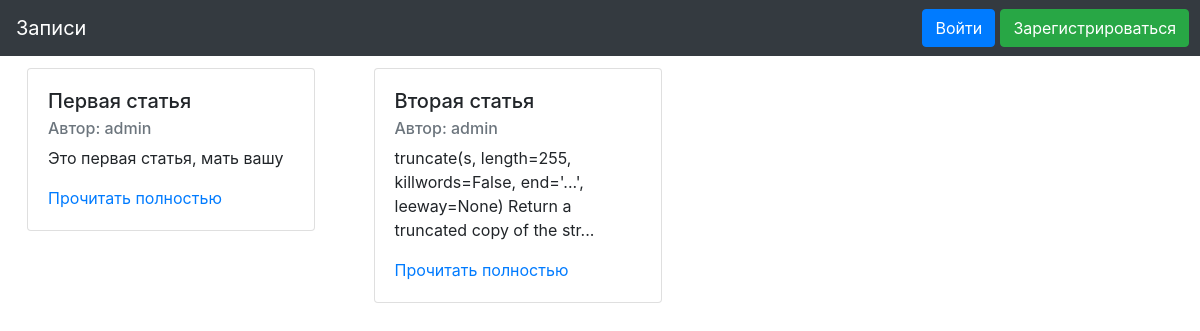
Before: / with the older database file.
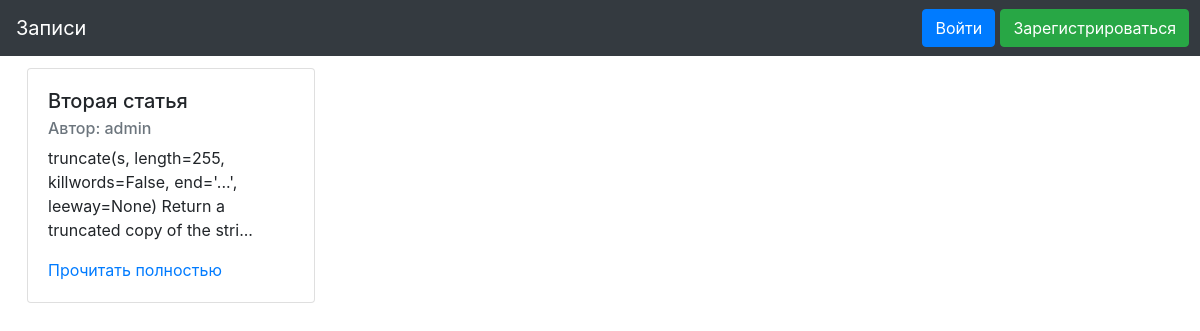
After: the same page with the newer database file.
### website/models.py (models this page shows, shortened)
class Posts(db.Model):
    id = db.Column(db.Integer, primary_key = True)
    title = db.Column(db.String(20), nullable = False)
    text = db.Column(db.String(255), nullable = False)
    author_name = db.Column(db.String(20), nullable = False)
    author_id = db.Column(db.Integer, nullable = False)

### website/routes.py (the view)
@app.route('/')
def home():
    conn = sqlite3.connect('website/site.db')
    c = conn.cursor()
    c.execute('SELECT * FROM posts')
    all_rows = c.fetchall()
    return render_template('home.html', all_rows=all_rows)

### website/templates/home.html
{% extends "layout.html" %}
{% block content %}
{% for data in all_rows %}
<div class="card-deck d-inline-block", style="margin: 1%;">
	<div class="card" style="width: 18rem;">
	  <div class="card-body">
	    <h5 class="card-title">{{ data[1] }}</h5>
	    <h6 class="card-subtitle mb-2 text-muted">Автор: {{ data[3] }}</h6>
	    {% if data[2]|length > 100 %}
	    	<p class="card-text"> {{ data[2][0:100:1] }}...</p>
	    {% else %}
	    	<p class="card-text"> {{ data[2] }}</p>
	    {% endif %}
	    <a href="/post/{{ data[0] }}" class="card-link">Прочитать полностью</a>
	  </div>
	</div>
</div>
{% endfor %}
{% endblock %}

### website/templates/layout.html (shortened to what this page needs)
<link rel="stylesheet" type="text/css" href="{{ url_for('static', filename='style.css') }}">
<link rel="stylesheet" href="https://stackpath.bootstrapcdn.com/bootstrap/4.1.3/css/bootstrap.min.css">
	<nav class="navbar navbar-expand-lg navbar-light bg-dark ml-auto">
		<a class="navbar-brand" style="color: white" href="{{ url_for('home')}}">Записи</a>
		<ul class="navbar-nav ml-auto">
			{% if current_user.is_authenticated %}
				<a class="btn btn-primary" href="{{ url_for('add') }}" style="color: white; margin-right: 2%">Добавить</a>
				<a class="btn btn-danger" href="{{ url_for('logout') }}" style="color: white">Выйти</a>
			{% else %}
				<a class="btn btn-primary" href="{{ url_for('login') }}" style="color: white; margin-right: 2%" >Войти</a>
				<a class="btn btn-success" href="{{ url_for('registration') }}" style="color: white">Зарегистрироваться</a>
			{% endif %}
		</ul>
	</nav>
{% block content %} {% endblock %}

Changed rows visible on the page:
removed Posts: title "Первая статья", author_name "admin", text "Это первая статья, мать вашу"
changed Posts "Вторая статья": text "truncate(s, length=255, killwords=False, end='...', leeway=None) Return a truncated copy of the str" → "truncate(s, length=255, killwords=False, end='...', leeway=None) Return a truncated copy of the stri"
